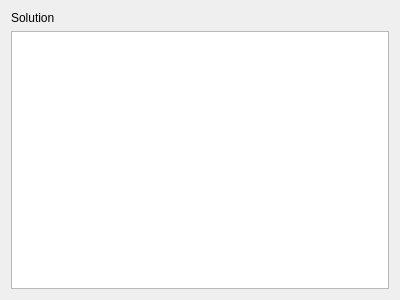
<?xml version="1.0" encoding="UTF-8"?>
<ui version="4.0">
 <class>SolutionWidget</class>
 <widget class="QWidget" name="SolutionWidget">
  <property name="geometry">
   <rect>
    <x>0</x>
    <y>0</y>
    <width>400</width>
    <height>300</height>
   </rect>
  </property>
  <property name="windowTitle">
   <string>Form</string>
  </property>
  <layout class="QVBoxLayout" name="verticalLayout">
   <item>
    <widget class="QLabel" name="label_solution">
     <property name="text">
      <string>Solution</string>
     </property>
    </widget>
   </item>
   <item>
    <widget class="QPlainTextEdit" name="plainTextEdit_solution">
     <property name="minimumSize">
      <size>
       <width>0</width>
       <height>250</height>
      </size>
     </property>
     <property name="horizontalScrollBarPolicy">
      <enum>Qt::ScrollBarAsNeeded</enum>
     </property>
     <property name="lineWrapMode">
      <enum>QPlainTextEdit::NoWrap</enum>
     </property>
    </widget>
   </item>
  </layout>
 </widget>
 <resources/>
 <connections/>
</ui>
